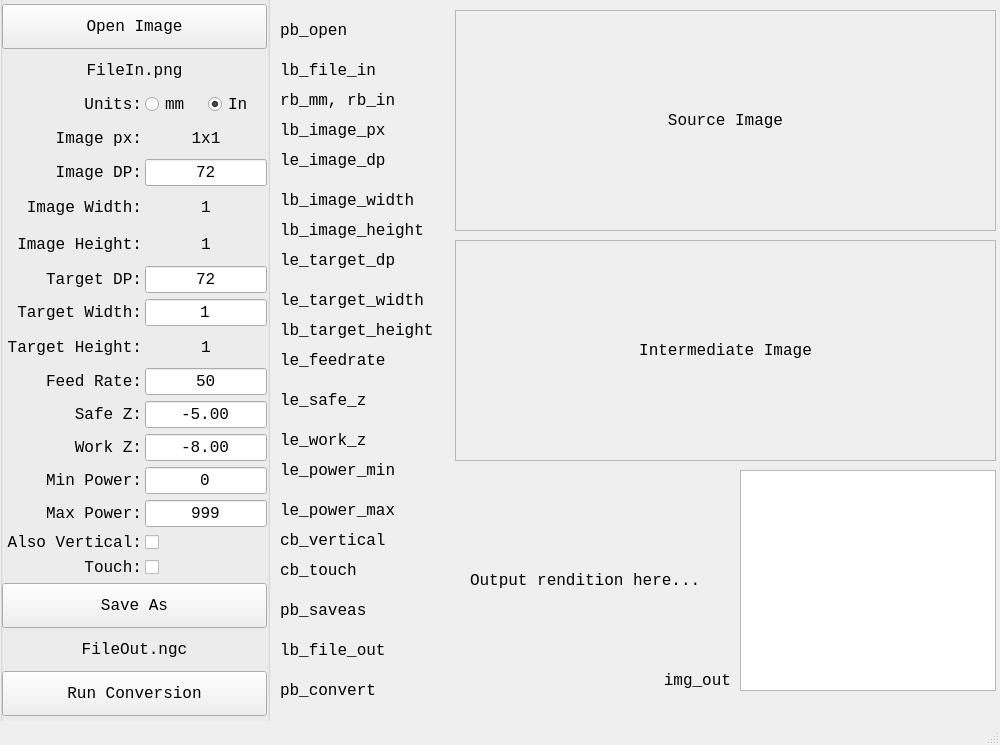
<?xml version="1.0" encoding="UTF-8"?>
<ui version="4.0">
 <class>MainWindow</class>
 <widget class="QMainWindow" name="MainWindow">
  <property name="geometry">
   <rect>
    <x>0</x>
    <y>0</y>
    <width>1000</width>
    <height>745</height>
   </rect>
  </property>
  <property name="minimumSize">
   <size>
    <width>1000</width>
    <height>745</height>
   </size>
  </property>
  <property name="font">
   <font>
    <family>Monospace</family>
    <pointsize>12</pointsize>
   </font>
  </property>
  <property name="windowTitle">
   <string>Depth-map to laser PWM (M67 Mesa Analog Out) Converter</string>
  </property>
  <property name="windowIcon">
   <iconset>
    <normaloff>dmap2m67.ico</normaloff>dmap2m67.ico</iconset>
  </property>
  <widget class="QWidget" name="centralwidget">
   <widget class="QGroupBox" name="groupBox">
    <property name="geometry">
     <rect>
      <x>0</x>
      <y>-25</y>
      <width>270</width>
      <height>750</height>
     </rect>
    </property>
    <property name="sizePolicy">
     <sizepolicy hsizetype="Preferred" vsizetype="Preferred">
      <horstretch>0</horstretch>
      <verstretch>0</verstretch>
     </sizepolicy>
    </property>
    <property name="minimumSize">
     <size>
      <width>270</width>
      <height>750</height>
     </size>
    </property>
    <property name="maximumSize">
     <size>
      <width>270</width>
      <height>750</height>
     </size>
    </property>
    <property name="title">
     <string>Settings</string>
    </property>
    <property name="alignment">
     <set>Qt::AlignCenter</set>
    </property>
    <widget class="QWidget" name="gridLayoutWidget">
     <property name="geometry">
      <rect>
       <x>-1</x>
       <y>29</y>
       <width>271</width>
       <height>712</height>
      </rect>
     </property>
     <layout class="QGridLayout" name="gridLayout" rowminimumheight="0,0,0,0,0,0,0,0,0,0,0,0,0,0,0,0,0,0,0,0,0,0,0,0,0,0,0" columnminimumwidth="140,60,0">
      <property name="sizeConstraint">
       <enum>QLayout::SetDefaultConstraint</enum>
      </property>
      <property name="leftMargin">
       <number>3</number>
      </property>
      <property name="topMargin">
       <number>0</number>
      </property>
      <property name="rightMargin">
       <number>3</number>
      </property>
      <property name="bottomMargin">
       <number>0</number>
      </property>
      <property name="horizontalSpacing">
       <number>3</number>
      </property>
      <property name="verticalSpacing">
       <number>6</number>
      </property>
      <item row="6" column="0">
       <widget class="QLabel" name="label_29">
        <property name="text">
         <string>Image px:</string>
        </property>
        <property name="alignment">
         <set>Qt::AlignRight|Qt::AlignTrailing|Qt::AlignVCenter</set>
        </property>
       </widget>
      </item>
      <item row="14" column="0">
       <widget class="QLabel" name="label">
        <property name="statusTip">
         <string>Adjust output size; affects target DP.</string>
        </property>
        <property name="text">
         <string>Target Width:</string>
        </property>
        <property name="alignment">
         <set>Qt::AlignRight|Qt::AlignTrailing|Qt::AlignVCenter</set>
        </property>
       </widget>
      </item>
      <item row="18" column="0">
       <widget class="QLabel" name="label_4">
        <property name="text">
         <string>Safe Z:</string>
        </property>
        <property name="alignment">
         <set>Qt::AlignRight|Qt::AlignTrailing|Qt::AlignVCenter</set>
        </property>
       </widget>
      </item>
      <item row="25" column="0" colspan="3">
       <widget class="QLabel" name="lb_file_out">
        <property name="statusTip">
         <string>Name of the file to save.</string>
        </property>
        <property name="text">
         <string>FileOut.ngc</string>
        </property>
        <property name="alignment">
         <set>Qt::AlignCenter</set>
        </property>
       </widget>
      </item>
      <item row="13" column="0">
       <widget class="QLabel" name="label_2">
        <property name="statusTip">
         <string>Dot-pitch of target, per unit measure.  Higher = more detail but smaller physical size.</string>
        </property>
        <property name="text">
         <string>Target DP:</string>
        </property>
        <property name="alignment">
         <set>Qt::AlignRight|Qt::AlignTrailing|Qt::AlignVCenter</set>
        </property>
       </widget>
      </item>
      <item row="8" column="0">
       <widget class="QLabel" name="label_9">
        <property name="statusTip">
         <string>Native width of source image.</string>
        </property>
        <property name="text">
         <string>Image Width:</string>
        </property>
        <property name="alignment">
         <set>Qt::AlignRight|Qt::AlignTrailing|Qt::AlignVCenter</set>
        </property>
       </widget>
      </item>
      <item row="10" column="0">
       <widget class="QLabel" name="label_12">
        <property name="statusTip">
         <string>Native height of source image.</string>
        </property>
        <property name="text">
         <string>Image Height:</string>
        </property>
        <property name="alignment">
         <set>Qt::AlignRight|Qt::AlignTrailing|Qt::AlignVCenter</set>
        </property>
       </widget>
      </item>
      <item row="15" column="0">
       <widget class="QLabel" name="label_31">
        <property name="statusTip">
         <string>Target height, in physical units.</string>
        </property>
        <property name="text">
         <string>Target Height:</string>
        </property>
        <property name="alignment">
         <set>Qt::AlignRight|Qt::AlignTrailing|Qt::AlignVCenter</set>
        </property>
       </widget>
      </item>
      <item row="22" column="0">
       <widget class="QLabel" name="label_8">
        <property name="text">
         <string>Also Vertical:</string>
        </property>
        <property name="alignment">
         <set>Qt::AlignRight|Qt::AlignTrailing|Qt::AlignVCenter</set>
        </property>
       </widget>
      </item>
      <item row="19" column="0">
       <widget class="QLabel" name="label_5">
        <property name="text">
         <string>Work Z:</string>
        </property>
        <property name="alignment">
         <set>Qt::AlignRight|Qt::AlignTrailing|Qt::AlignVCenter</set>
        </property>
       </widget>
      </item>
      <item row="0" column="0" colspan="3">
       <widget class="QPushButton" name="pb_open">
        <property name="minimumSize">
         <size>
          <width>0</width>
          <height>45</height>
         </size>
        </property>
        <property name="statusTip">
         <string>Choose input image to open.</string>
        </property>
        <property name="text">
         <string>Open Image</string>
        </property>
       </widget>
      </item>
      <item row="7" column="0">
       <widget class="QLabel" name="label_10">
        <property name="statusTip">
         <string>Dot-pitch of source image, per inch or mm.</string>
        </property>
        <property name="text">
         <string>Image DP:</string>
        </property>
        <property name="alignment">
         <set>Qt::AlignRight|Qt::AlignTrailing|Qt::AlignVCenter</set>
        </property>
       </widget>
      </item>
      <item row="26" column="0" colspan="3">
       <widget class="QPushButton" name="pb_convert">
        <property name="minimumSize">
         <size>
          <width>0</width>
          <height>45</height>
         </size>
        </property>
        <property name="statusTip">
         <string/>
        </property>
        <property name="text">
         <string>Run Conversion</string>
        </property>
       </widget>
      </item>
      <item row="4" column="0" colspan="3">
       <widget class="QLabel" name="lb_file_in">
        <property name="statusTip">
         <string>Name of the input image file.</string>
        </property>
        <property name="text">
         <string>FileIn.png</string>
        </property>
        <property name="alignment">
         <set>Qt::AlignCenter</set>
        </property>
       </widget>
      </item>
      <item row="17" column="0">
       <widget class="QLabel" name="label_3">
        <property name="text">
         <string>Feed Rate:</string>
        </property>
        <property name="alignment">
         <set>Qt::AlignRight|Qt::AlignTrailing|Qt::AlignVCenter</set>
        </property>
       </widget>
      </item>
      <item row="20" column="0">
       <widget class="QLabel" name="label_6">
        <property name="text">
         <string>Min Power:</string>
        </property>
        <property name="alignment">
         <set>Qt::AlignRight|Qt::AlignTrailing|Qt::AlignVCenter</set>
        </property>
       </widget>
      </item>
      <item row="21" column="0">
       <widget class="QLabel" name="label_7">
        <property name="text">
         <string>Max Power:</string>
        </property>
        <property name="alignment">
         <set>Qt::AlignRight|Qt::AlignTrailing|Qt::AlignVCenter</set>
        </property>
       </widget>
      </item>
      <item row="24" column="0" colspan="3">
       <widget class="QPushButton" name="pb_saveas">
        <property name="minimumSize">
         <size>
          <width>0</width>
          <height>45</height>
         </size>
        </property>
        <property name="statusTip">
         <string>Choose output .ngc file to save.</string>
        </property>
        <property name="text">
         <string>Save As</string>
        </property>
       </widget>
      </item>
      <item row="5" column="0">
       <widget class="QLabel" name="label_11">
        <property name="statusTip">
         <string>Pick machine units.</string>
        </property>
        <property name="text">
         <string>Units:</string>
        </property>
        <property name="alignment">
         <set>Qt::AlignRight|Qt::AlignTrailing|Qt::AlignVCenter</set>
        </property>
       </widget>
      </item>
      <item row="23" column="0">
       <widget class="QLabel" name="label_13">
        <property name="text">
         <string>Touch:</string>
        </property>
        <property name="alignment">
         <set>Qt::AlignRight|Qt::AlignTrailing|Qt::AlignVCenter</set>
        </property>
       </widget>
      </item>
      <item row="5" column="1">
       <widget class="QRadioButton" name="rb_mm">
        <property name="maximumSize">
         <size>
          <width>60</width>
          <height>16777215</height>
         </size>
        </property>
        <property name="statusTip">
         <string>Units: Millimeters</string>
        </property>
        <property name="text">
         <string>mm</string>
        </property>
       </widget>
      </item>
      <item row="5" column="2">
       <widget class="QRadioButton" name="rb_in">
        <property name="maximumSize">
         <size>
          <width>60</width>
          <height>16777215</height>
         </size>
        </property>
        <property name="statusTip">
         <string>Units: Inches</string>
        </property>
        <property name="text">
         <string>In</string>
        </property>
        <property name="checked">
         <bool>true</bool>
        </property>
       </widget>
      </item>
      <item row="6" column="1" colspan="2">
       <widget class="QLabel" name="lb_image_px">
        <property name="statusTip">
         <string>Input image size, in pixels.</string>
        </property>
        <property name="text">
         <string>1x1</string>
        </property>
        <property name="alignment">
         <set>Qt::AlignCenter</set>
        </property>
       </widget>
      </item>
      <item row="8" column="1" colspan="2">
       <widget class="QLabel" name="lb_image_width">
        <property name="statusTip">
         <string>Image pixel width / dp = physical width</string>
        </property>
        <property name="text">
         <string>1</string>
        </property>
        <property name="alignment">
         <set>Qt::AlignCenter</set>
        </property>
       </widget>
      </item>
      <item row="10" column="1" colspan="2">
       <widget class="QLabel" name="lb_image_height">
        <property name="statusTip">
         <string>Image pixel height / dp = physical height</string>
        </property>
        <property name="text">
         <string>1</string>
        </property>
        <property name="alignment">
         <set>Qt::AlignCenter</set>
        </property>
       </widget>
      </item>
      <item row="13" column="1" colspan="2">
       <widget class="QLineEdit" name="le_target_dp">
        <property name="statusTip">
         <string>Integer target resolution; note any image:target DP other than 1:1 will be interpolated.</string>
        </property>
        <property name="text">
         <string>72</string>
        </property>
        <property name="alignment">
         <set>Qt::AlignCenter</set>
        </property>
       </widget>
      </item>
      <item row="14" column="1" colspan="2">
       <widget class="QLineEdit" name="le_target_width">
        <property name="statusTip">
         <string>Float, output width, in physical units.</string>
        </property>
        <property name="text">
         <string>1</string>
        </property>
        <property name="alignment">
         <set>Qt::AlignCenter</set>
        </property>
       </widget>
      </item>
      <item row="15" column="1" colspan="2">
       <widget class="QLabel" name="lb_target_height">
        <property name="statusTip">
         <string>Output height, calculated.</string>
        </property>
        <property name="text">
         <string>1</string>
        </property>
        <property name="alignment">
         <set>Qt::AlignCenter</set>
        </property>
       </widget>
      </item>
      <item row="17" column="1" colspan="2">
       <widget class="QLineEdit" name="le_feedrate">
        <property name="statusTip">
         <string>Float, movement rate in units/min.  Note slower = more power into work.</string>
        </property>
        <property name="text">
         <string>50</string>
        </property>
        <property name="alignment">
         <set>Qt::AlignCenter</set>
        </property>
       </widget>
      </item>
      <item row="18" column="1" colspan="2">
       <widget class="QLineEdit" name="le_safe_z">
        <property name="statusTip">
         <string>Float, distance from work for &quot;safe&quot; (laser off) moves.</string>
        </property>
        <property name="text">
         <string>-5.00</string>
        </property>
        <property name="alignment">
         <set>Qt::AlignCenter</set>
        </property>
       </widget>
      </item>
      <item row="19" column="1" colspan="2">
       <widget class="QLineEdit" name="le_work_z">
        <property name="statusTip">
         <string>Float, distance from work for laser-on moves.  This is the focus distance.</string>
        </property>
        <property name="text">
         <string>-8.00</string>
        </property>
        <property name="alignment">
         <set>Qt::AlignCenter</set>
        </property>
       </widget>
      </item>
      <item row="20" column="1" colspan="2">
       <widget class="QLineEdit" name="le_power_min">
        <property name="statusTip">
         <string>Integer, minimum power to use, generally 0 for totally off.</string>
        </property>
        <property name="text">
         <string>0</string>
        </property>
        <property name="alignment">
         <set>Qt::AlignCenter</set>
        </property>
       </widget>
      </item>
      <item row="21" column="1" colspan="2">
       <widget class="QLineEdit" name="le_power_max">
        <property name="statusTip">
         <string>Maximum power to use; LinuxCNC/Mesa do 12-bit PWM/48kHz; 999 gives 1k intensities with few digits.</string>
        </property>
        <property name="text">
         <string>999</string>
        </property>
        <property name="alignment">
         <set>Qt::AlignCenter</set>
        </property>
       </widget>
      </item>
      <item row="22" column="1" colspan="2">
       <widget class="QCheckBox" name="cb_vertical">
        <property name="statusTip">
         <string>Also do a vertical pass; otherwise only horizontal.</string>
        </property>
        <property name="text">
         <string/>
        </property>
        <property name="checked">
         <bool>false</bool>
        </property>
       </widget>
      </item>
      <item row="23" column="1" colspan="2">
       <widget class="QCheckBox" name="cb_touch">
        <property name="statusTip">
         <string>Popup a keypad numeric entry for touch screens.</string>
        </property>
        <property name="text">
         <string/>
        </property>
        <property name="checked">
         <bool>false</bool>
        </property>
       </widget>
      </item>
      <item row="7" column="1" colspan="2">
       <widget class="QLineEdit" name="le_image_dp">
        <property name="statusTip">
         <string>Integer image resolution, in dots per unit length.</string>
        </property>
        <property name="text">
         <string>72</string>
        </property>
        <property name="alignment">
         <set>Qt::AlignCenter</set>
        </property>
       </widget>
      </item>
     </layout>
    </widget>
   </widget>
   <widget class="QLabel" name="label_36">
    <property name="geometry">
     <rect>
      <x>470</x>
      <y>570</y>
      <width>231</width>
      <height>21</height>
     </rect>
    </property>
    <property name="text">
     <string>Output rendition here...</string>
    </property>
   </widget>
   <widget class="QLabel" name="label_38">
    <property name="geometry">
     <rect>
      <x>280</x>
      <y>680</y>
      <width>301</width>
      <height>21</height>
     </rect>
    </property>
    <property name="text">
     <string>pb_convert</string>
    </property>
   </widget>
   <widget class="QLabel" name="label_39">
    <property name="geometry">
     <rect>
      <x>280</x>
      <y>60</y>
      <width>301</width>
      <height>21</height>
     </rect>
    </property>
    <property name="text">
     <string>lb_file_in</string>
    </property>
   </widget>
   <widget class="QLabel" name="label_40">
    <property name="geometry">
     <rect>
      <x>280</x>
      <y>120</y>
      <width>301</width>
      <height>21</height>
     </rect>
    </property>
    <property name="text">
     <string>lb_image_px</string>
    </property>
   </widget>
   <widget class="QLabel" name="label_41">
    <property name="geometry">
     <rect>
      <x>280</x>
      <y>190</y>
      <width>301</width>
      <height>21</height>
     </rect>
    </property>
    <property name="text">
     <string>lb_image_width</string>
    </property>
   </widget>
   <widget class="QLabel" name="label_42">
    <property name="geometry">
     <rect>
      <x>280</x>
      <y>220</y>
      <width>301</width>
      <height>21</height>
     </rect>
    </property>
    <property name="text">
     <string>lb_image_height</string>
    </property>
   </widget>
   <widget class="QLabel" name="label_45">
    <property name="geometry">
     <rect>
      <x>280</x>
      <y>150</y>
      <width>301</width>
      <height>21</height>
     </rect>
    </property>
    <property name="text">
     <string>le_image_dp</string>
    </property>
   </widget>
   <widget class="QLabel" name="label_47">
    <property name="geometry">
     <rect>
      <x>280</x>
      <y>90</y>
      <width>301</width>
      <height>21</height>
     </rect>
    </property>
    <property name="text">
     <string>rb_mm, rb_in</string>
    </property>
   </widget>
   <widget class="QLabel" name="label_49">
    <property name="geometry">
     <rect>
      <x>280</x>
      <y>290</y>
      <width>301</width>
      <height>21</height>
     </rect>
    </property>
    <property name="text">
     <string>le_target_width</string>
    </property>
   </widget>
   <widget class="QLabel" name="label_50">
    <property name="geometry">
     <rect>
      <x>280</x>
      <y>320</y>
      <width>301</width>
      <height>21</height>
     </rect>
    </property>
    <property name="text">
     <string>lb_target_height</string>
    </property>
   </widget>
   <widget class="QLabel" name="label_51">
    <property name="geometry">
     <rect>
      <x>280</x>
      <y>250</y>
      <width>301</width>
      <height>21</height>
     </rect>
    </property>
    <property name="text">
     <string>le_target_dp</string>
    </property>
   </widget>
   <widget class="QLabel" name="label_52">
    <property name="geometry">
     <rect>
      <x>280</x>
      <y>350</y>
      <width>301</width>
      <height>21</height>
     </rect>
    </property>
    <property name="text">
     <string>le_feedrate</string>
    </property>
   </widget>
   <widget class="QLabel" name="label_54">
    <property name="geometry">
     <rect>
      <x>280</x>
      <y>390</y>
      <width>301</width>
      <height>21</height>
     </rect>
    </property>
    <property name="text">
     <string>le_safe_z</string>
    </property>
   </widget>
   <widget class="QLabel" name="label_55">
    <property name="geometry">
     <rect>
      <x>280</x>
      <y>430</y>
      <width>301</width>
      <height>21</height>
     </rect>
    </property>
    <property name="text">
     <string>le_work_z</string>
    </property>
   </widget>
   <widget class="QLabel" name="label_56">
    <property name="geometry">
     <rect>
      <x>280</x>
      <y>460</y>
      <width>301</width>
      <height>21</height>
     </rect>
    </property>
    <property name="text">
     <string>le_power_min</string>
    </property>
   </widget>
   <widget class="QLabel" name="label_57">
    <property name="geometry">
     <rect>
      <x>280</x>
      <y>500</y>
      <width>301</width>
      <height>21</height>
     </rect>
    </property>
    <property name="text">
     <string>le_power_max</string>
    </property>
   </widget>
   <widget class="QLabel" name="label_58">
    <property name="geometry">
     <rect>
      <x>280</x>
      <y>530</y>
      <width>301</width>
      <height>21</height>
     </rect>
    </property>
    <property name="text">
     <string>cb_vertical</string>
    </property>
   </widget>
   <widget class="QLabel" name="label_59">
    <property name="geometry">
     <rect>
      <x>280</x>
      <y>600</y>
      <width>301</width>
      <height>21</height>
     </rect>
    </property>
    <property name="text">
     <string>pb_saveas</string>
    </property>
   </widget>
   <widget class="QLabel" name="label_60">
    <property name="geometry">
     <rect>
      <x>280</x>
      <y>640</y>
      <width>301</width>
      <height>21</height>
     </rect>
    </property>
    <property name="text">
     <string>lb_file_out</string>
    </property>
   </widget>
   <widget class="QLabel" name="label_37">
    <property name="geometry">
     <rect>
      <x>280</x>
      <y>20</y>
      <width>144</width>
      <height>21</height>
     </rect>
    </property>
    <property name="text">
     <string>pb_open</string>
    </property>
   </widget>
   <widget class="QLabel" name="label_61">
    <property name="geometry">
     <rect>
      <x>280</x>
      <y>560</y>
      <width>301</width>
      <height>21</height>
     </rect>
    </property>
    <property name="text">
     <string>cb_touch</string>
    </property>
   </widget>
   <widget class="QGraphicsView" name="img_out">
    <property name="geometry">
     <rect>
      <x>740</x>
      <y>470</y>
      <width>256</width>
      <height>221</height>
     </rect>
    </property>
    <property name="statusTip">
     <string>The gcode output rendition.</string>
    </property>
   </widget>
   <widget class="QLabel" name="label_46">
    <property name="geometry">
     <rect>
      <x>540</x>
      <y>670</y>
      <width>191</width>
      <height>21</height>
     </rect>
    </property>
    <property name="layoutDirection">
     <enum>Qt::LeftToRight</enum>
    </property>
    <property name="text">
     <string>img_out</string>
    </property>
    <property name="alignment">
     <set>Qt::AlignRight|Qt::AlignTrailing|Qt::AlignVCenter</set>
    </property>
   </widget>
   <widget class="QLabel" name="img_src">
    <property name="geometry">
     <rect>
      <x>455</x>
      <y>10</y>
      <width>541</width>
      <height>221</height>
     </rect>
    </property>
    <property name="frameShape">
     <enum>QFrame::StyledPanel</enum>
    </property>
    <property name="text">
     <string>Source Image</string>
    </property>
    <property name="alignment">
     <set>Qt::AlignCenter</set>
    </property>
   </widget>
   <widget class="QLabel" name="img_luma">
    <property name="geometry">
     <rect>
      <x>455</x>
      <y>240</y>
      <width>541</width>
      <height>221</height>
     </rect>
    </property>
    <property name="frameShape">
     <enum>QFrame::StyledPanel</enum>
    </property>
    <property name="text">
     <string>Intermediate Image</string>
    </property>
    <property name="alignment">
     <set>Qt::AlignCenter</set>
    </property>
   </widget>
  </widget>
  <widget class="QStatusBar" name="statusBar">
   <property name="statusTip">
    <string/>
   </property>
  </widget>
 </widget>
 <tabstops>
  <tabstop>pb_open</tabstop>
  <tabstop>rb_mm</tabstop>
  <tabstop>rb_in</tabstop>
  <tabstop>le_image_dp</tabstop>
  <tabstop>le_target_dp</tabstop>
  <tabstop>le_target_width</tabstop>
  <tabstop>le_feedrate</tabstop>
  <tabstop>le_safe_z</tabstop>
  <tabstop>le_work_z</tabstop>
  <tabstop>le_power_min</tabstop>
  <tabstop>le_power_max</tabstop>
  <tabstop>cb_vertical</tabstop>
  <tabstop>cb_touch</tabstop>
  <tabstop>pb_saveas</tabstop>
  <tabstop>pb_convert</tabstop>
 </tabstops>
 <resources/>
 <connections/>
</ui>
